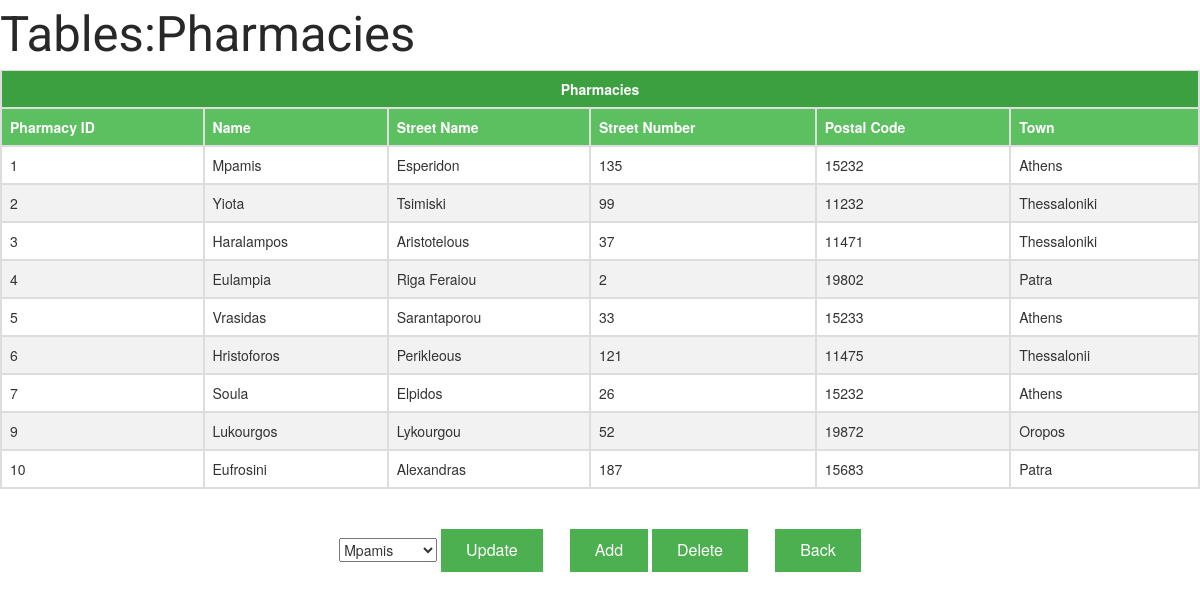
The app's page /Prescriptions/Updates/Pharmacies/table_pharmacies.php with its own data.
### tables this page shows
CREATE TABLE `Pharmacy` (
  `PharmacyId` int(10) UNSIGNED NOT NULL,
  `Name` text NOT NULL,
  `PostalCode` int(10) UNSIGNED NOT NULL,
  `StreetName` text NOT NULL,
  `StreetNumber` int(10) UNSIGNED NOT NULL,
  `Town` text NOT NULL
);

### Prescriptions/Updates/Pharmacies/table_pharmacies.php (the view, shortened to what this page needs)
<!DOCTYPE html>
<html>
    <head>
        <link rel="stylesheet" href="http://maxcdn.bootstrapcdn.com/bootstrap/3.3.7/css/bootstrap.min.css">
        <link rel="stylesheet" href="https://cdnjs.cloudflare.com/ajax/libs/bootstrap-select/1.12.2/css/bootstrap-select.min.css">
        <link rel="stylesheet" type="text/css" href="../../index.css">
    </head>
    <body>
        <p class="big-text">Tables:Pharmacies</p>
        <?php
            $servername = "localhost";
            $username = "root";
            $password = NULL;
            $dbname = "Prescriptions-R-X";
            $conn = new mysqli($servername, $username, $password, $dbname);
            mysqli_set_charset($conn, "utf8");
            $sql ="SELECT * FROM Pharmacy";
            $result = $conn->query($sql);
            echo "<center><table class='table'><tr><th colspan='6' style='background-color:#3c9f40'><center>Pharmacies</center></th></tr><tr><th>Pharmacy ID</th><th>Name</th><th>Street Name</th><th>Street Number</th><th>Postal Code</th><th>Town</th></tr>";
            if ($result->num_rows > 0) {
                while($row = $result->fetch_assoc()) {
                    echo "<tr><td>" . $row["PharmacyId"] . "</td><td>" . $row["Name"] . "</td><td>" . $row["StreetName"] . "</td><td>" . $row["StreetNumber"] . "</td><td>" . $row["PostalCode"] . "</td><td>" . $row["Town"] . "</td></tr>";
                }
            }
            echo "</center></table>";
        ?>
        <br>
        <form method="post" action="upd_pharmacies.php">
            <?php
                $conn = new mysqli($servername, $username, $password, $dbname);
                mysqli_set_charset($conn, "utf8");
                $sql = "SELECT PharmacyId, Name FROM Pharmacy";
                $result = $conn->query($sql);
                echo "<select class='selectpicker' name='pharmacy'>";
                $option = "";
                if ($result->num_rows > 0 ) {
                    while($row = $result->fetch_assoc()) {
                        $option .= "<option value=" . $row['PharmacyId'] . ">" . $row['Name'] . "</option>";
                    }
                }
                $option .= "</select>";
                $option .= "    <input class='button' type='submit' name='submit' value='Update'>";
                echo $option;
            ?>
            <input class="button" type="button" value="Add" onclick="location='add_pharmacies.php'" />
            <input class="button" type="button" value="Delete" onclick="location='del_pharmacies.php'"/>
            <input class="button" type="button" value="Back" onclick="location='../../index.php'">
        </form>
    </body>
</html>

### Prescriptions/index.css (style rules this page uses)
.big-text { font-family: Roboto; font-size: 350%; color: #282828; margin: 0; padding: 0; }
.table { border-collapse: collapse; width: 100%; }
.table td, .table th { border: 2px solid #ddd; padding: 8px; }
.table tr:nth-child(even) { background-color: #f2f2f2; }
.table th { padding-top: 12px; padding-bottom: 12px; text-align: left; background-color: #5cbf60; color: white; }
.button { background-color: #4CAF50; border: none; color: white; padding: 10px 25px; text-align: center; text-decoration: none; display: inline-block; font-size: 16px; }
p { font-family: Roboto; font-size: 125%; }

### records on screen
pharmacy: PharmacyId "1", Name "Mpamis", StreetName "Esperidon", StreetNumber "135", PostalCode "15232", Town "Athens"
pharmacy: PharmacyId "2", Name "Yiota", StreetName "Tsimiski", StreetNumber "99", PostalCode "11232", Town "Thessaloniki"
pharmacy: PharmacyId "3", Name "Haralampos", StreetName "Aristotelous", StreetNumber "37", PostalCode "11471", Town "Thessaloniki"
pharmacy: PharmacyId "4", Name "Eulampia", StreetName "Riga Feraiou", StreetNumber "2", PostalCode "19802", Town "Patra"
pharmacy: PharmacyId "5", Name "Vrasidas", StreetName "Sarantaporou", StreetNumber "33", PostalCode "15233", Town "Athens"
pharmacy: PharmacyId "6", Name "Hristoforos", StreetName "Perikleous", StreetNumber "121", PostalCode "11475", Town "Thessalonii"
pharmacy: PharmacyId "7", Name "Soula", StreetName "Elpidos", StreetNumber "26", PostalCode "15232", Town "Athens"
pharmacy: PharmacyId "9", Name "Lukourgos", StreetName "Lykourgou", StreetNumber "52", PostalCode "19872", Town "Oropos"
pharmacy: PharmacyId "10", Name "Eufrosini", StreetName "Alexandras", StreetNumber "187", PostalCode "15683", Town "Patra"

### other values on screen
form field pharmacy "Mpamis"
